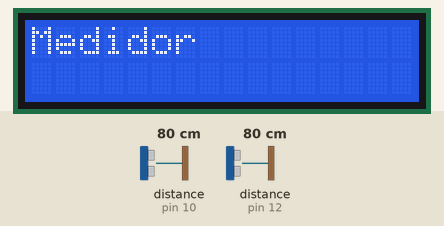
Recording of a sketch running on a simulated Arduino Uno, built with avr-gcc and run on an emulated ATmega328P. Shown: 16×2 character LCD. Wiring (inferred from the names in the program): 2 × ultrasonic range finder: trigger pin 11, echo pin 10 / trigger pin 13, echo pin 12. The test bench sets the inputs (shaded band); at power-on: distance to the obstacle (sensors on pin 10, pin 12) 80 cm. The echo pulse lasts 58.3 µs per cm.

Above: at 0.1 s.
At 3.1 s:
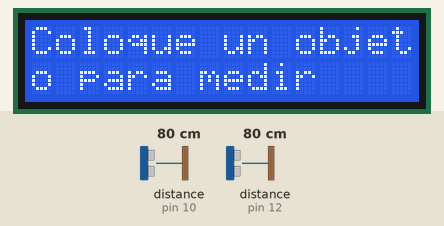

The sketch:

MedidorDistancia.ino
```cpp
//incluyo la libreria para el LCD
#include <LiquidCrystal.h>

#define led 2
//pines del sensor1
#define TrigSensor_1 11
#define EchoSensor_1 10
//pines del sensor2
#define TrigSensor_2 13
#define EchoSensor_2 12
int DistanciaMaxima = 29;  //distancia que hay entre sensores
int tam, tmp = 0;
//Crear el objeto LCD con los números correspondientes (rs, en, d4, d5, d6, d7)
LiquidCrystal lcd(8, 3, 4, 2, 7, 6);
//LiquidCrystal lcd(2, 3, 4, 5, 6, 7);

void setup() {
  Serial.begin(9600);
  configuraSensor(TrigSensor_1, EchoSensor_1);
  configuraSensor(TrigSensor_2, EchoSensor_2);
  pinMode(led, OUTPUT);
  // Inicializar el LCD con el número de  columnas y filas del LCD
  lcd.begin(16, 2);
  // Escribimos el Mensaje en el LCD.
  lcd.print("Medidor");

  // ESPERAR A QUE SE ESTABILICE LA ENERGIA
  delay(3000);
}

void loop() {
  tmp = MideTam();
  if (tmp != -1) {
    //me esper unos segundos para que se estabilicen los sensores
    delay(3000);
    tmp = MideTam();
    if (tmp != -1 && tmp != tam) {
      tam = tmp;
      Serial.println("Objeto detectado," + String(tam) + " cm,"+ String(tam/2.5) + " inc");
      lcd.clear();
      lcd.setCursor(0, 0);
      lcd.print("Objeto detectado");
      lcd.setCursor(0, 1);
      lcd.print("Mide: " + String(tam) + " cm "+ String(tam/2.5) + " inc");
    }
  } else {
    lcd.clear();
    lcd.setCursor(0, 0);
    lcd.print("Coloque un objet");
    lcd.setCursor(0, 1);
    lcd.print("o para medir");
  }
  delay(500);  // Para limitar el número de mediciones
}
//configura los pines del sensor como salida
void configuraSensor(int triger, int eco) {
  pinMode(triger, OUTPUT);
  pinMode(eco, INPUT);
}
//lee la iformacion del snsor y regresa la distancia en centimetros
long LeeSensor(int triger, int eco) {
  long duracion, distancia;
  digitalWrite(triger, LOW);   // Nos aseguramos de que el trigger está desactivado
  delayMicroseconds(2);        // Para asegurarnos de que el trigger esta LOW
  digitalWrite(triger, HIGH);  // Activamos el pulso de salida
  delayMicroseconds(10);       // Esperamos 10µs. El pulso sigue active este tiempo
  digitalWrite(triger, LOW);   // Cortamos el pulso y a esperar el echo
  duracion = pulseIn(eco, HIGH);
  distancia = duracion / 2 / 29.1;
  return distancia;
}
//lee los sensores y regresa la distancia que hay entre ellos.
//Regresa -1 si no hay nada entre los sensores
int MideTam() {
  long distancia1, distancia2;
  distancia1 = LeeSensor(TrigSensor_1, EchoSensor_1);
  distancia2 = LeeSensor(TrigSensor_2, EchoSensor_2);
  //Serial.println("Sensor 1: "+String(distancia1) + " cm."+"\t"+"Sensor 2: "+String(distancia2) + " cm.") ;
  if (distancia1 < DistanciaMaxima && distancia2 < DistanciaMaxima) {
    //hay algo entre los sensores, por lo que calculo el tamaño
    return (int)(DistanciaMaxima - distancia1 - distancia2);
  }
  return -1;  //no ha nadaentre los sensores
}
```
